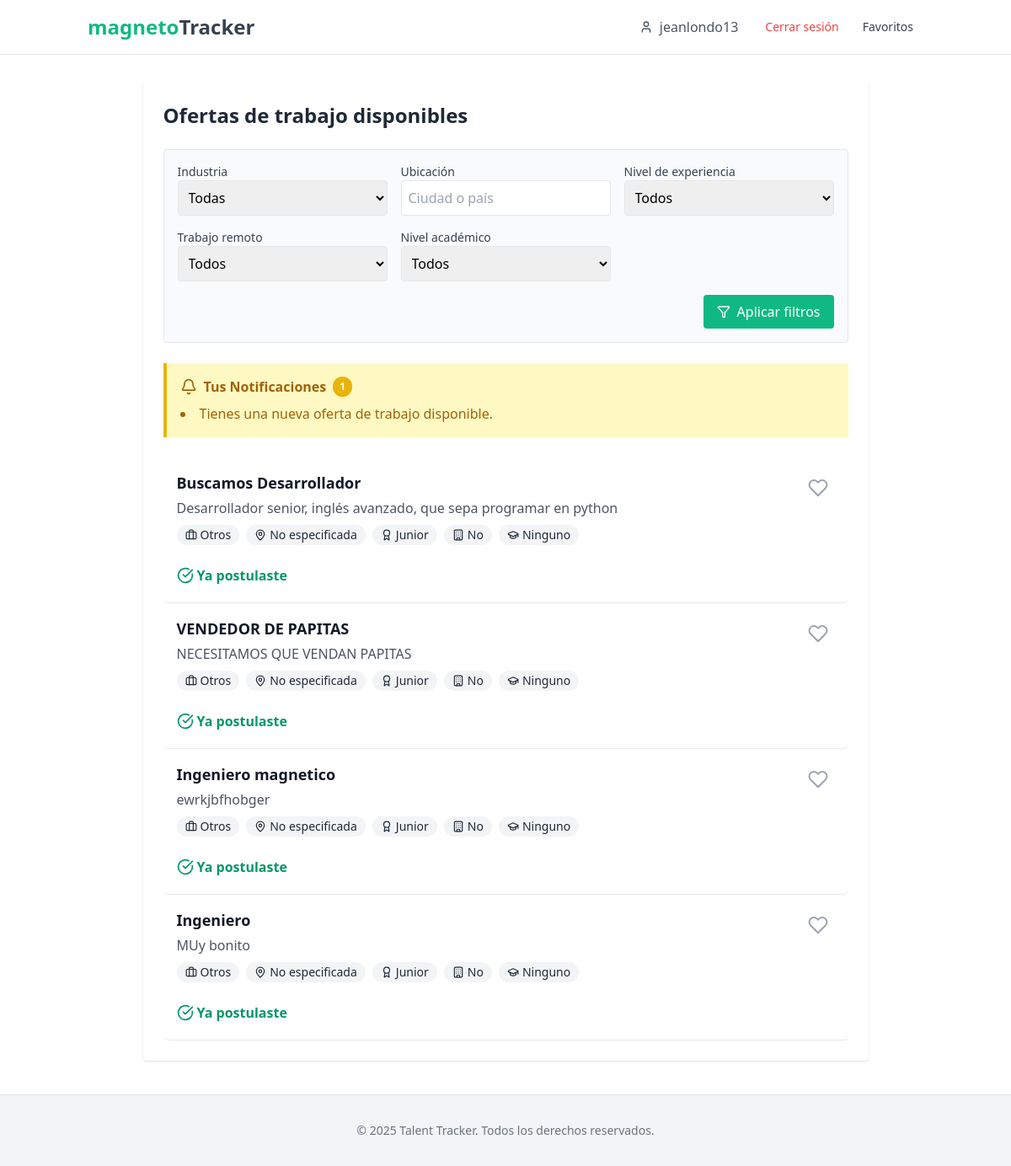
/dashboard/ (signed in), run on the app's committed database.
### talentracker/models.py (models this page shows, shortened)
class Usuario(AbstractUser):
    TIPO_USUARIO_CHOICES = [
        ('empleado', 'Empleado'),
        ('empresa', 'Empresa'),
    ]
    tipo_usuario = models.CharField(max_length=10, choices=TIPO_USUARIO_CHOICES, default='empleado')
    telefono = models.CharField(max_length=15, blank=True, null=True)
    fecha_nacimiento = models.DateField(blank=True, null=True)
    curriculum = models.FileField(upload_to='curriculos/', null=True, blank=True)

class Notificacion(models.Model):
    TIPO_CHOICES = [
        ('vacante', 'Nueva vacante coincidente'),
        ('postulacion', 'Actualización de postulación'),
    ]
    usuario = models.ForeignKey(Usuario, on_delete=models.CASCADE, related_name='notificaciones')
    tipo = models.CharField(max_length=20, choices=TIPO_CHOICES)
    mensaje = models.TextField()
    oferta = models.ForeignKey(OfertaTrabajo, on_delete=models.CASCADE, null=True, blank=True)
    fecha_creacion = models.DateTimeField(auto_now_add=True)
    leida = models.BooleanField(default=False)
    class Meta:
        ordering = ['-fecha_creacion']

class OfertaTrabajo(models.Model):
    INDUSTRIAS = [
        ('tecnologia', 'Tecnología'),
        ('salud', 'Salud'),
        ('finanzas', 'Finanzas'),
        ('educacion', 'Educación'),
        ('servicios', 'Servicios'),
        ('otros', 'Otros'),
    ]
    EXPERIENCIA = [
        ('junior', 'Junior'),
        ('intermedio', 'Intermedio'),
        ('senior', 'Senior'),
    ]
    empresa = models.ForeignKey(settings.AUTH_USER_MODEL, on_delete=models.CASCADE)
    titulo = models.CharField(max_length=255)
    descripcion = models.TextField()
    industria = models.CharField(max_length=50, choices=INDUSTRIAS, default='otros')
    ubicacion = models.CharField(max_length=100, default='No especificada')
    nivel_experiencia = models.CharField(max_length=20, choices=EXPERIENCIA, default='junior')
    salario_estimado = models.DecimalField(max_digits=10, decimal_places=2, default=0.00)
    remoto = models.CharField(max_length=10, choices=[('si', 'Sí'), ('no', 'No'), ('mixto', 'Mixto')], default='no')
    nivel_academico = models.CharField(max_length=20, choices=[
        ('ninguno', 'Ninguno'),
        ('secundaria', 'Secundaria'),
        ('tecnico', 'Técnico'),
        ('universitario', 'Universitario'),
        ('posgrado', 'Posgrado')
    ], default='ninguno')
    habilidades = models.JSONField(default=list)
    fecha_creacion = models.DateTimeField(auto_now_add=True)

### talentracker/views.py (the view)
# urls.py: path('dashboard/', talenTracker.dashboard, name='dashboard'),
@login_required
def dashboard(request):
    if request.user.tipo_usuario == 'empresa':
        return redirect('dashboard_empresa')  # Evita mostrar dashboard de empleados a empresas
    ofertas = OfertaTrabajo.objects.all().order_by('-fecha_creacion')
    industria = request.GET.get('industria')
    ubicacion = request.GET.get('ubicacion')
    experiencia = request.GET.get('nivel_experiencia')
    remoto = request.GET.get('remoto')
    nivel_academico = request.GET.get('nivel_academico')
    if industria:
        ofertas = ofertas.filter(industria=industria)
    if ubicacion:
        ofertas = ofertas.filter(ubicacion__icontains=ubicacion)
    if experiencia:
        ofertas = ofertas.filter(nivel_experiencia=experiencia)
    if remoto:
        ofertas = ofertas.filter(remoto=remoto)
    if nivel_academico:
        ofertas = ofertas.filter(nivel_academico=nivel_academico)
    postuladas = Postulacion.objects.filter(usuario=request.user).values_list('oferta_id', flat=True)
    likes = LikeOferta.objects.filter(usuario=request.user).values_list('oferta_id', flat=True)
    notificaciones = Notificacion.objects.filter(usuario=request.user)
    context = {
        'ofertas': ofertas,
        'industria': industria,
        'ubicacion': ubicacion,
        'nivel_experiencia': experiencia,
        'remoto': remoto,
        'nivel_academico': nivel_academico,
        'postuladas': postuladas,
        'likes': likes,  # Nueva variable para likes
        'notificaciones': notificaciones,
    }
    return render(request, 'dashboard_empleado.html', context)

### talentracker/templates/dashboard_empleado.html (shortened to what this page needs)
{% extends 'base.html' %}
{% block content %}
<div class="max-w-6xl mx-auto bg-white shadow rounded p-6 mt-8">
    <div class="flex justify-between items-center mb-6">
        <h2 class="text-2xl font-bold text-gray-800">Ofertas de trabajo disponibles</h2>
    </div>
    <form method="get" class="mb-6 bg-gray-50 p-4 rounded border border-gray-200">
        <div class="grid grid-cols-1 md:grid-cols-3 gap-4">
            <div>
                <label class="block text-sm font-medium text-gray-700">Industria</label>
                <select name="industria" class="w-full border rounded p-2 focus:ring-green-500 focus:border-green-500">
                    <option value="">Todas</option>
                </select>
            </div>
            <div>
                <label class="block text-sm font-medium text-gray-700">Ubicación</label>
                <input type="text" name="ubicacion" value="{{ ubicacion|default:'' }}" placeholder="Ciudad o país"
                    class="w-full border rounded p-2 focus:ring-green-500 focus:border-green-500">
            </div>
            <div>
                <label class="block text-sm font-medium text-gray-700">Nivel de experiencia</label>
                <select name="nivel_experiencia" class="w-full border rounded p-2 focus:ring-green-500 focus:border-green-500">
                    <option value="">Todos</option>
                </select>
            </div>
            <div>
                <label class="block text-sm font-medium text-gray-700">Trabajo remoto</label>
                <select name="remoto" class="w-full border rounded p-2 focus:ring-green-500 focus:border-green-500">
                    <option value="">Todos</option>
                </select>
            </div>
            <div>
                <label class="block text-sm font-medium text-gray-700">Nivel académico</label>
                <select name="nivel_academico" class="w-full border rounded p-2 focus:ring-green-500 focus:border-green-500">
                    <option value="">Todos</option>
                </select>
            </div>
        </div>
        <div class="text-right mt-4">
            <button type="submit" class="bg-green-500 hover:bg-green-600 text-white px-4 py-2 rounded flex items-center justify-center ml-auto">
                <i data-lucide="filter" class="h-4 w-4 mr-2"></i>
                Aplicar filtros
            </button>
        </div>
    </form>
    <div class="bg-yellow-100 border-l-4 border-yellow-500 text-yellow-700 p-4 mb-6" role="alert">
        <p class="font-bold flex items-center">
            <i data-lucide="bell" class="h-5 w-5 mr-2"></i>
            Tus Notificaciones
            {% if notificaciones %}
            <span class="ml-2 inline-block bg-yellow-500 text-white text-xs font-semibold px-2 py-1 rounded-full">
                {{ notificaciones|length }}
            </span>
            {% endif %}
        </p>
        {% if notificaciones %}
        <ul class="mt-2 list-disc list-inside">
            {% for n in notificaciones %}
            <li>{{ n.mensaje }}</li>
            {% endfor %}
        </ul>
        {% else %}
        <p class="mt-2 text-sm">No tienes notificaciones</p>
        {% endif %}
    </div>
   {% for oferta in ofertas %}
   <div class="border-b border-gray-200 py-4 hover:bg-gray-50 transition-colors duration-150 rounded-md px-4">
       <div class="flex justify-between items-start">
           <div class="flex-1">
               <h3 class="text-lg font-semibold text-gray-900">{{ oferta.titulo }}</h3>
               <p class="text-gray-600 mt-1 mb-2">{{ oferta.descripcion }}</p>
               <div class="flex flex-wrap gap-2 text-sm text-gray-500 mb-3">
                   <span class="inline-flex items-center px-2.5 py-0.5 rounded-full bg-gray-100 text-gray-800">
                       <i data-lucide="briefcase" class="h-3.5 w-3.5 mr-1"></i>
                       {{ oferta.industria|capfirst }}
                   </span>
                   <span class="inline-flex items-center px-2.5 py-0.5 rounded-full bg-gray-100 text-gray-800">
                       <i data-lucide="map-pin" class="h-3.5 w-3.5 mr-1"></i>
                       {{ oferta.ubicacion }}
                   </span>
                   <span class="inline-flex items-center px-2.5 py-0.5 rounded-full bg-gray-100 text-gray-800">
                       <i data-lucide="award" class="h-3.5 w-3.5 mr-1"></i>
                       {{ oferta.nivel_experiencia|capfirst }}
                   </span>
                   <span class="inline-flex items-center px-2.5 py-0.5 rounded-full bg-gray-100 text-gray-800">
                       <i data-lucide="{% if oferta.remoto == 'si' %}wifi{% elif oferta.remoto == 'mixto' %}git-branch{% else %}building{% endif %}" class="h-3.5 w-3.5 mr-1"></i>
                       {{ oferta.remoto|capfirst }}
                   </span>
                   <span class="inline-flex items-center px-2.5 py-0.5 rounded-full bg-gray-100 text-gray-800">
                       <i data-lucide="graduation-cap" class="h-3.5 w-3.5 mr-1"></i>
                       {{ oferta.nivel_academico|capfirst }}
                   </span>
               </div>
           </div>
           <button class="like-btn flex items-center justify-center h-10 w-10 rounded-full hover:bg-gray-100 transition-colors duration-150 group" data-oferta-id="{{ oferta.id }}" aria-label="{% if oferta.id in likes %}Quitar de favoritos{% else %}Añadir a favoritos{% endif %}">
               <svg xmlns="http://www.w3.org/2000/svg" width="24" height="24" viewBox="0 0 24 24" fill="{% if oferta.id in likes %}#10b981{% else %}none{% endif %}" stroke="{% if oferta.id in likes %}#10b981{% else %}#9ca3af{% endif %}" stroke-width="2" stroke-linecap="round" stroke-linejoin="round" class="heart-icon transition-all duration-300 transform group-hover:scale-110">
                   <path d="M20.84 4.61a5.5 5.5 0 0 0-7.78 0L12 5.67l-1.06-1.06a5.5 5.5 0 0 0-7.78 7.78l1.06 1.06L12 21.23l7.78-7.78 1.06-1.06a5.5 5.5 0 0 0 0-7.78z"></path>
               </svg>
           </button>
       </div>
       <div class="mt-3">
           {% if oferta.id in postuladas %}
           <span class="inline-flex items-center text-green-600 font-semibold">
               <i data-lucide="check-circle" class="h-5 w-5 mr-1"></i>
               Ya postulaste
           </span>
           {% else %}
           <a href="{% url 'postular' oferta.id %}"
               class="inline-flex items-center bg-green-500 hover:bg-green-600 text-white px-4 py-2 rounded text-sm transition-colors duration-150">
               <i data-lucide="send" class="h-4 w-4 mr-2"></i>
               Postularme
           </a>
           {% endif %}
       </div>
   </div>
   {% endfor %}
</div>
{% endblock %}

### talentracker/templates/base.html (shortened to what this page needs)
{% load static %}
<!DOCTYPE html>
<html lang="es">
<head>
    <script src="https://cdn.tailwindcss.com"></script>
</head>
<body class="min-h-screen bg-white flex flex-col">
    <nav class="border-b border-gray-200">
        <div class="container mx-auto px-4 py-3 flex items-center justify-between">
            <h1 class="text-2xl font-bold">
                <a href="{% url 'home' %}" class="text-green-500">magneto</span><span class="text-gray-700">Tracker</a>
            </h1>
            <div class="flex items-center space-x-4">
                {% if user.is_authenticated %}
                    <div class="flex items-center space-x-4">
                        <button class="flex items-center text-gray-600 px-4 py-2 rounded hover:bg-gray-100">
                            <i data-lucide="user" class="w-4 h-4 mr-2" aria-hidden="true"></i>
                            {{ user.username }}
                        </button>
                        <a href="{% url 'cerrar_sesion' %}" class="text-sm text-red-500 hover:underline">
                            Cerrar sesión
                        </a>
                        <a href="{% url 'favoritos' %}" class="px-3 py-2 rounded-md text-sm font-medium text-gray-700 hover:text-gray-900 hover:bg-gray-50">
                            Favoritos
                        </a>
                    </div>
                {% endif %}
            </div>
        </div>
    </nav>
        {% block content %}{% endblock %}
    <footer class="bg-gray-100 py-8 border-t border-gray-200 mt-10">
        <div class="container mx-auto px-4 text-center text-gray-500 text-sm">
            © {% now "Y" %} Talent Tracker. Todos los derechos reservados.
        </div>
    </footer>
</body>
</html>

### data on the page
Usuario: username "jeanlondo13"
Notificacion: mensaje "Tienes una nueva oferta de trabajo disponible."
OfertaTrabajo: titulo "Buscamos Desarrollador", descripcion "Desarrollador senior, inglés avanzado, que sepa programar en python", industria "Otros", ubicacion "No especificada", nivel_experiencia "Junior", remoto "No", nivel_academico "Ninguno", shows "Ya postulaste"
OfertaTrabajo: titulo "VENDEDOR DE PAPITAS", descripcion "NECESITAMOS QUE VENDAN PAPITAS", industria "Otros", ubicacion "No especificada", nivel_experiencia "Junior", remoto "No", nivel_academico "Ninguno", shows "Ya postulaste"
OfertaTrabajo: titulo "Ingeniero magnetico", descripcion "ewrkjbfhobger", industria "Otros", ubicacion "No especificada", nivel_experiencia "Junior", remoto "No", nivel_academico "Ninguno", shows "Ya postulaste"
OfertaTrabajo: titulo "Ingeniero", descripcion "MUy bonito", industria "Otros", ubicacion "No especificada", nivel_experiencia "Junior", remoto "No", nivel_academico "Ninguno", shows "Ya postulaste"

### other printed values
{{ notificaciones|length }} "1"
